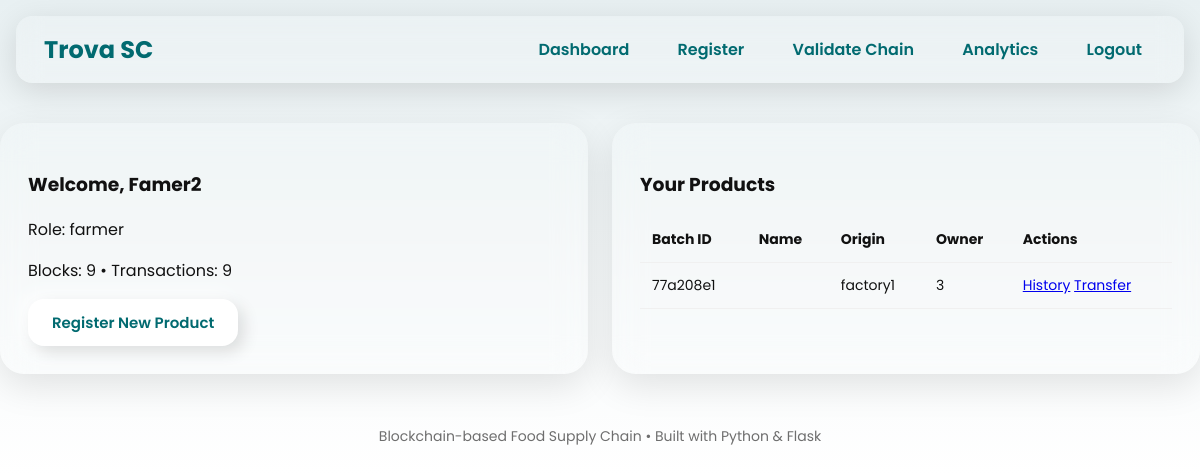
Before: /dashboard (signed in) with the older database file.
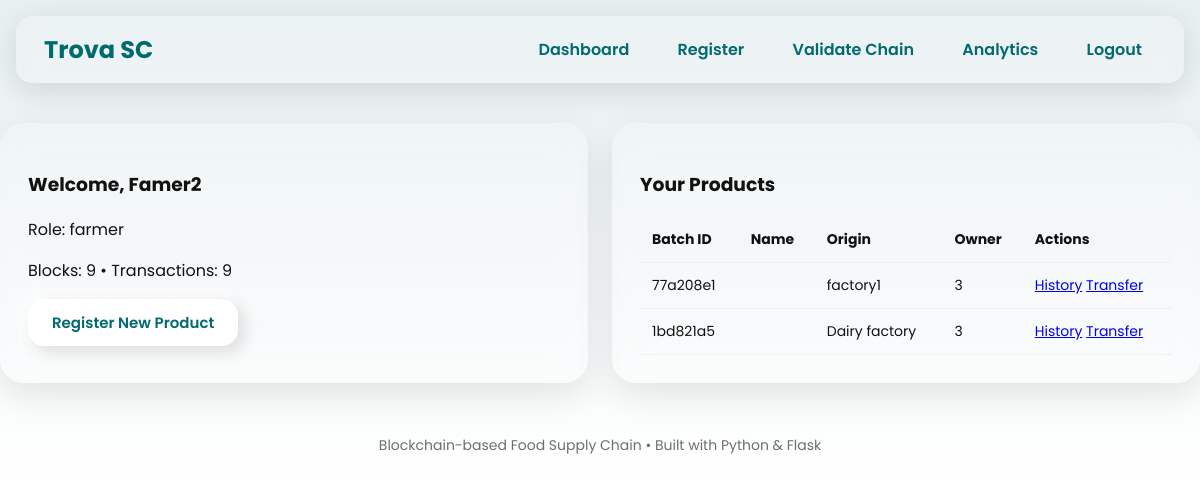
After: the same page with the newer database file.
### models.py (models this page shows)
class User(UserMixin, db.Model):
    id = db.Column(db.Integer, primary_key=True)
    username = db.Column(db.String(80), unique=True, nullable=False)
    email = db.Column(db.String(120), unique=True, nullable=False)
    password_hash = db.Column(db.String(200), nullable=False)
    role = db.Column(db.String(50), default="Farmer")  # Farmer, Distributor, Retailer, Admin

class Product(db.Model):
    id = db.Column(db.Integer, primary_key=True)
    batch_id = db.Column(db.String(64), unique=True, nullable=False)
    product_type = db.Column(db.String(64), nullable=False)
    origin = db.Column(db.String(128), nullable=False)
    owner_id = db.Column(db.Integer, db.ForeignKey('user.id'), nullable=False)
    owner = db.relationship('User', backref='products')
    current_owner = db.Column(db.String(64), nullable=False)
    status = db.Column(db.String(64), default="Registered")
    product_metadata = db.Column(db.Text)  # store JSON string for temp/humidity/notes
    timestamp = db.Column(db.DateTime, default=datetime.utcnow)

### app.py (the view)
    @app.route("/dashboard")
    @login_required
    def dashboard():
        products = Product.query.filter(
            (Product.owner_id == current_user.id) | (current_user.role == 'admin')
        ).all()
        total_blocks = len(blockchain.chain)
        total_transactions = sum(len(b.transactions) for b in blockchain.chain)
        return render_template(
            "dashboard.html",
            products=products,
            total_blocks=total_blocks,
            total_transactions=total_transactions
        )

### templates/dashboard.html
{% extends "base.html" %}
{% block content %}
  <div class="grid">
    <div class="card">
      <h3>Welcome, {{ current_user.username }}</h3>
      <p>Role: {{ current_user.role }}</p>
      <p>Blocks: {{ total_blocks }} • Transactions: {{ total_transactions }}</p>
      <a class="btn" href="{{ url_for('register_product') }}">Register New Product</a>
    </div>
    <div class="card">
      <h3>Your Products</h3>
      <table class="table">
        <thead><tr><th>Batch ID</th><th>Name</th><th>Origin</th><th>Owner</th><th>Actions</th></tr></thead>
        <tbody>
          {% for p in products %}
          <tr>
            <td>{{ p.batch_id }}</td>
            <td>{{ p.name }}</td>
            <td>{{ p.origin }}</td>
            <td>{{ p.owner_id }}</td>
            <td>
              <a href="{{ url_for('history', batch_id=p.batch_id) }}">History</a>
              <a href="{{ url_for('transfer', product_id=p.id) }}">Transfer</a>
            </td>
          </tr>
          {% else %}
          <tr><td colspan="5">No products yet.</td></tr>
          {% endfor %}
        </tbody>
      </table>
    </div>
  </div>
{% endblock %}

### templates/base.html (shortened to what this page needs)
<!doctype html>
<html lang="en">
<head>
  <link rel="stylesheet" href="{{ url_for('static', filename='style.css') }}">
</head>
<body>
  <nav class="topnav">
    <div class="brand"><a href="{{ url_for('dashboard') }}">Trova SC</a></div>
    <div class="nav-links">
      {% if current_user.is_authenticated %}
        <a href="{{ url_for('dashboard') }}">Dashboard</a>
        <a href="{{ url_for('register_product') }}">Register</a>
        <a href="{{ url_for('validate') }}">Validate Chain</a>
        <a href="{{ url_for('analytics') }}">Analytics</a>
        <a href="{{ url_for('logout') }}">Logout</a>
      {% else %}
        <a href="{{ url_for('login') }}">Login</a>
        <a href="{{ url_for('signup') }}">Signup</a>
      {% endif %}
    </div>
  </nav>
  <main class="container">
    {% block content %}{% endblock %}
  </main>
  <footer class="footer">
    <div>Blockchain-based Food Supply Chain • Built with Python & Flask</div>
  </footer>
</body>
</html>

### static/style.css (style rules this page uses)
:root { --primary: #016A70; --secondary: #D2DE32; --soft: #A2C579; --bg-light: #f9f9f9; --bg-dark: rgba(20, 20, 30, 0.9); --glass: rgba(255, 255, 255, 0.1); --blur: 12px; --font: 'Poppins', sans-serif; }
* { box-sizing: border-box; transition: all 0.3s ease-in-out; }
body { font-family: var(--font); margin: 0; background: linear-gradient(180deg, #e8f0f2, #ffffff); color: #111; -webkit-font-smoothing: antialiased; overflow-x: hidden; }
.topnav { display: flex; justify-content: space-between; align-items: center; padding: 16px 28px; background: var(--glass); backdrop-filter: blur(var(--blur)); border-radius: 16px; margin: 16px; box-shadow: 0 8px 32px rgba(0, 0, 0, 0.12); }
.topnav .brand a { color: var(--primary); font-weight: 700; font-size: 24px; text-decoration: none; }
.nav-links a { color: var(--primary); margin-left: 16px; text-decoration: none; font-weight: 600; padding: 8px 14px; border-radius: 12px; transition: background 0.3s; }
.grid { display: grid; grid-template-columns: repeat(auto-fit, minmax(280px, 1fr)); gap: 24px; padding: 24px 0; }
.card { background: rgba(255, 255, 255, 0.1); backdrop-filter: blur(16px); border-radius: 24px; padding: 28px; box-shadow: 0 12px 36px rgba(0, 0, 0, 0.1); transition: transform 0.3s ease, box-shadow 0.3s ease; }
.btn { display: inline-block; background: #ffffff; color: var(--primary); padding: 12px 22px; border-radius: 16px; border: none; font-weight: 600; cursor: pointer; text-decoration: none; font-size: 15px; box-shadow: 6px 6px 16px rgba(0,0,0,0.12), -6px -6px 16px rgba(255,255,255,0.7); transition: all 0.3s ease; }
.table { width: 100%; border-collapse: collapse; margin-top: 12px; }
.table th, .table td { padding: 12px; border-bottom: 1px solid #f0f0f0; text-align: left; font-size: 14px; }
.footer { text-align: center; padding: 28px; font-size: 14px; color: #555; opacity: 0.85; }
* { transition: all 0.25s ease-in-out; }
.btn { padding: 12px 24px; border-radius: 16px; font-weight: 600; font-size: 15px; border: none; cursor: pointer; color: var(--primary); background: #ffffff; text-decoration: none; box-shadow: 6px 6px 16px rgba(0,0,0,0.12), -6px -6px 16px rgba(255,255,255,0.7); transition: all 0.3s ease; }

Changed rows visible on the page:
added Product: batch_id "1bd821a5", origin "Dairy factory", owner_id "3"
